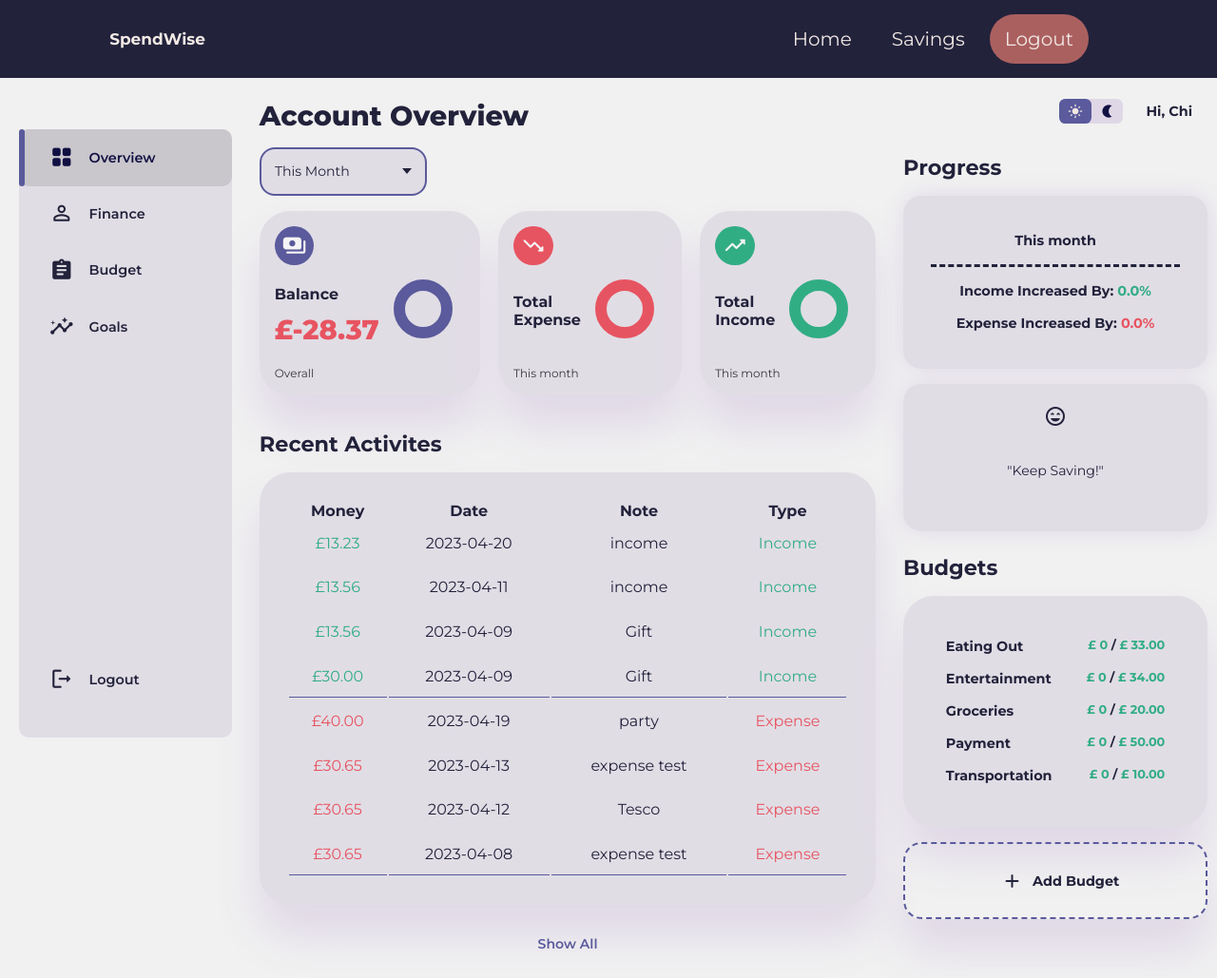
The app's page /accounts.php (signed in) with its own data.
### tables this page shows
CREATE TABLE `income` (
  `incomeID` int(11) NOT NULL,
  `userID` int(11) NOT NULL,
  `categoryID` int(11) NOT NULL,
  `amount` decimal(10,2) NOT NULL,
  `date` date NOT NULL,
  `note` text NOT NULL
);

CREATE TABLE `expense` (
  `expenseID` int(11) NOT NULL,
  `userID` int(11) NOT NULL,
  `categoryID` int(11) NOT NULL,
  `amount` decimal(10,2) NOT NULL,
  `date` date NOT NULL,
  `note` text NOT NULL
);

CREATE TABLE `user` (
  `id` int(11) NOT NULL,
  `email` varchar(25) NOT NULL,
  `password` varchar(256) NOT NULL,
  `first_name` varchar(50) NOT NULL,
  `last_name` varchar(50) NOT NULL
);

CREATE TABLE `encouragement` (
  `encourageID` int(11) NOT NULL,
  `sentence` text NOT NULL
);

CREATE TABLE `budgets` (
  `budgetID` int(11) NOT NULL,
  `userID` int(11) NOT NULL,
  `categoryID` int(11) NOT NULL,
  `amount` decimal(10,2) NOT NULL,
  `description` text NOT NULL,
  `created_at` timestamp NOT NULL DEFAULT current_timestamp(),
  `updated_at` timestamp NOT NULL DEFAULT current_timestamp() ON UPDATE current_timestamp()
);

CREATE TABLE `categories` (
  `categoryID` int(11) NOT NULL,
  `categoryName` text NOT NULL,
  `icon` varchar(250) NOT NULL
);

### accounts.php (the view, shortened to what the rows shown need)
<!DOCTYPE html>
<html lang="en">
    <head>
        <link rel="stylesheet" href="css/accounts.css">
    </head>
    <body>
        <?php
            include_once("connectdb.php");
            try {
                $fname = $db->prepare("SELECT first_name FROM user WHERE email = ?");
                $fname->execute(array($_SESSION['username']));
                $fname = $fname->fetch();
            } catch (PDOException $ex) {
                echo $ex;
            }
        ?>
        <div class="container">
            <main>
                <h1>Account Overview</h1>
                <div class="insights">
                    <div class="remaining-budget">
                        <div class="middle">
                            <div class="left">
                                <?php
                                    include_once("connectdb.php");
                                    try {
                                        $userid = $db->prepare("SELECT id FROM user WHERE email = ?");
                                        $userid->execute(array($_SESSION['username']));
                                        $user = $userid->fetch();
                                        $balance_income = $db->prepare("SELECT SUM(amount) AS bIncome FROM income WHERE userID = :userid");
                                        $balance_income->bindParam(':userid', $user['id'], PDO::PARAM_STR);
                                        $balance_income->execute();
                                        $balance_income = $balance_income->fetch();
                                        $balance_expense = $db->prepare("SELECT SUM(amount) AS bExpense FROM expense WHERE userID = :userid");
                                        $balance_expense->bindParam(':userid', $user['id'], PDO::PARAM_STR);
                                        $balance_expense->execute();
                                        $balance_expense = $balance_expense->fetch();
                                        $totalBalance = floatval($balance_income['bIncome']) - floatval($balance_expense['bExpense']);
                                        if($totalBalance < 0){
                                            echo "<h1 class='danger'>£$totalBalance</h1> ";
                                        }
                                        else {
                                            echo "<h1 class='success'>£$totalBalance</h1> ";
                                        }
                                    } catch (PDOException $ex) {
                                        echo $ex;
                                    }
                                ?>
                            </div>
                        </div>
                    </div>
                </div>
                <div class="recent-activity">
                    <h2>Recent Activites</h2>
                    <table>
                        <thead>
                            <tr>
                                <th>Money</th>
                                <th>Date</th>
                                <th>Note</th>
                                <th>Type</th>
                            </tr>
                        </thead>
                        <tbody>
                        <?php
                            include_once("connectdb.php");
                            try {
                                $userid = $db->prepare("SELECT id FROM user WHERE email = ?");
                                $userid->execute(array($_SESSION['username']));
                                $user = $userid->fetch();
                                $qry = $db->prepare("SELECT * FROM income where userID = :userid ORDER BY date DESC");
                                $qry->bindParam(':userid', $user['id'], PDO::PARAM_STR);
                                $qry->execute();
                                if ($qry->rowCount() > 0){
                                    $i = 0;
                                    while (($row = $qry->fetch(PDO::FETCH_ASSOC)) && ($i < 4)){
                                        $money = '£' . $row['amount'];
                                        $date = $row['date'];
                                        $note = $row['note'];
                                        ?>
                                        <tr>
                                            <td  class="success"><?= $money ?></td>
                                            <td><?= $date ?></td>
                                            <td><?= $note ?></td>
                                            <td class="success">Income</td>
                                        </tr>
                                        <?php
                                        $i++;
                                    }
                                }
                                else {
                                    echo("<h4 class='warning' style='margin-bottom: 5px;'>Currently No Income Activties </h4>");
                                }
                            } catch (PDOException $ex) {
                                echo $ex;
                            }
                        ?>
                        </tbody>
                        <tbody>
                        <?php
                            try {
                                $qryE = $db->prepare("SELECT * FROM expense where userID = :userid ORDER BY date DESC");
                                $qryE->bindParam(':userid', $user['id'], PDO::PARAM_STR);
                                $qryE->execute();
                                if ($qryE->rowCount() > 0){
                                    $i = 0;
                                    while (($row = $qryE->fetch(PDO::FETCH_ASSOC)) && ($i < 4)){
                                        $money = '£' . $row['amount'];
                                        $date = $row['date'];
                                        $note = $row['note'];
                                        ?>
                                        <tr>
                                            <td  class="danger"><?= $money ?></td>
                                            <td><?= $date ?></td>
                                            <td><?= $note ?></td>
                                            <td class="danger">Expense</td>
                                        </tr>
                                        <?php
                                        $i++;
                                    }
                                }
                                else {
                                    echo("<h4 class='warning' style='margin-bottom: 5px;'>Currently Expense Activties </h4>");
                                }
                            } catch (PDOException $ex) {
                                echo $ex;
                            }
                        ?>
                        </tbody>
                    </table>
                </div>
            </main>
            <div class="right">
                <div class="top">
                    <div class="profile">
                        <div class="info">
                            <h3>Hi, <?= $fname["first_name"] ?></h3>
                        </div>
                    </div>
                </div>
                <div class="tracking-content">
                    <h2>Progress</h2>
                    <div class="trackings">
                        <div class="item encourage">
                            <span class="material-icons-round active">sentiment_very_satisfied</span>
                            <?php
                                include_once("connectdb.php");
                                try {
                                    $qry = $db->prepare("SELECT * FROM encouragement ORDER BY RAND() LIMIT 1");
                                    $qry->execute();
                                    $sentence = $qry->fetch()['sentence'];
                                    echo "<p>$sentence</p>";
                                } catch (PDOException $ex) {
                                    echo $ex;
                                }
                            ?>
                        </div>
                    </div>
                </div>
                <div class="budget-goals">
                    <h2>Budgets</h2>
                    <div class="goals">
                        <?php
                            include_once("connectdb.php");
                            include("php/accountBudgetLoad.php")
                        ?>
                    </div>
                </div>
            </div>
        </div>
    </body>
</html>

### php/accountBudgetLoad.php (shortened to what the rows shown need)
<?php
    try {
        $userid = $db->prepare("SELECT id FROM user WHERE email = ?");
        $userid->execute(array($_SESSION['username']));
        $user = $userid->fetch();
        $qstr = $db->prepare("SELECT budgets.amount, budgets.description, budgets.categoryID, categories.categoryName FROM budgets INNER JOIN categories ON budgets.categoryID = categories.categoryID WHERE budgets.userID = :userID");
        $qstr->bindParam(':userID', $user['id'], PDO::PARAM_STR);
        $qstr->execute();
        if ($qstr->rowCount() > 0){
            foreach ( $qstr as $row){
                $budgetMoney = $row['amount'];
                $category = $row['categoryName'];
                $categoryMoney = 0;
                $remainingPercent = (floatval($categoryMoney) / floatval($budgetMoney)) * 100;
                if($remainingPercent >= 100){
                    echo "
                        <div class='goal'>
                            <h3>$category</h3>
                            <h4><span class='danger'>£ $categoryMoney</span> / <span class='success'>£ $budgetMoney</span></h4>
                        </div>
                        ";
                }
                else{
                    echo "
                        <div class='goal'>
                            <h3>$category</h3>
                            <h4><span class='success'>£ $categoryMoney</span> / <span class='success'>£ $budgetMoney</span></h4>
                        </div>
                        ";
                }
            }
        } else{
            echo("<h3 class='warning'>Currently No Budgets</h3>");
        }
    }
    catch (PDOException $ex) {
        echo("<h4 class='warning'> Error - Failed to connect to the database.<br /> </h4>");
        echo($ex->getMessage());
        exit;
    }
?>

### records on screen
income: amount "£13.23", date "2023-04-20", note "income"
income: amount "£13.56", date "2023-04-11", note "income"
income: amount "£13.56", date "2023-04-09", note "Gift"
income: amount "£30.00", date "2023-04-09", note "Gift"
expense: amount "£40.00", date "2023-04-19", note "party"
expense: amount "£30.65", date "2023-04-13", note "expense test"
expense: amount "£30.65", date "2023-04-12", note "Tesco"
expense: amount "£30.65", date "2023-04-08", note "expense test"
user: first_name "Chi"
encouragement: sentence "\"Keep Saving!\""
budgets: categoryID.categoryName "Eating Out", categoryMoney "0", amount "33.00"
budgets: categoryID.categoryName "Entertainment", categoryMoney "0", amount "34.00"
budgets: categoryID.categoryName "Groceries", categoryMoney "0", amount "20.00"
budgets: categoryID.categoryName "Payment", categoryMoney "0", amount "50.00"
budgets: categoryID.categoryName "Transportation", categoryMoney "0", amount "10.00"

### other values on screen
$totalBalance "-28.37"
$incomeStat "0.0"
$expenseStat "0.0"
